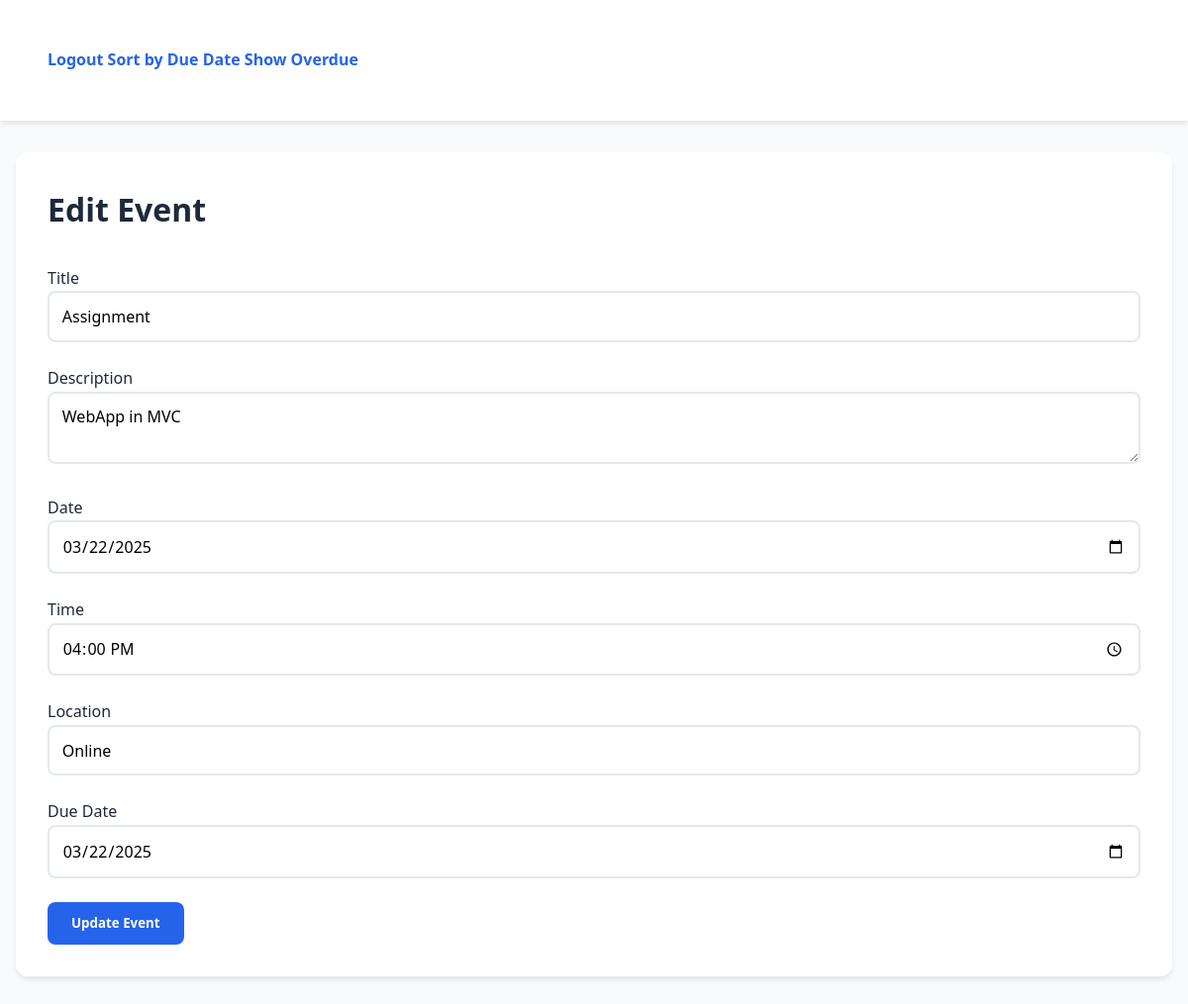
The page /edit_event/2 (signed in) on the database its author committed.
### models.py (models this page shows)
class Event(db.Model):
    id = db.Column(db.Integer, primary_key=True)
    title = db.Column(db.String(100), nullable=False)
    description = db.Column(db.Text)
    date = db.Column(db.Date)
    time = db.Column(db.Time)
    location = db.Column(db.String(100))
    order = db.Column(db.Integer, default=0)
    due_date = db.Column(db.Date)

### app.py (the view)
@app.route('/edit_event/<int:id>', methods=['GET', 'POST'])
@login_required
def edit_event(id):
    event = Event.query.get_or_404(id)
    form = EventForm()
    if form.validate_on_submit():
        event.title = form.title.data
        event.description = form.description.data
        event.date = form.date.data
        event.time = form.time.data
        event.location = form.location.data
        event.due_date = form.due_date.data
        db.session.commit()
        return redirect(url_for('view_events'))
    elif request.method == 'GET':
        form.title.data = event.title
        form.description.data = event.description
        form.date.data = event.date
        form.time.data = event.time
        form.location.data = event.location
        form.due_date.data = event.due_date
    return render_template('edit_event.html', form=form, event=event)

### forms.py
class EventForm(FlaskForm):
    title = StringField('Title', validators=[DataRequired()])
    description = TextAreaField('Description')
    date = DateField('Date', format='%Y-%m-%d', validators=[DataRequired()])
    time = TimeField('Time', format='%H:%M', validators=[DataRequired()])
    location = StringField('Location', validators=[DataRequired()])
    due_date = DateField('Due Date', format='%Y-%m-%d')

### app.py (called while the page is built)
@login_manager.user_loader
def load_user(user_id):
    return User.query.get(int(user_id))

### templates/edit_event.html (shortened to what this page needs)
{% extends "base.html" %}
{% block content %}
<div class="card">
  <h1 class="mb-2">Edit Event</h1>
  <form method="POST">
    <div class="form-group">
      {{ form.title.label }}
      {{ form.title }}
    </div>
    <div class="form-group">
      {{ form.description.label }}
      {{ form.description }}
    </div>
    <div class="form-group">
      {{ form.date.label }}
      {{ form.date }}
    </div>
    <div class="form-group">
      {{ form.time.label }}
      {{ form.time }}
    </div>
    <div class="form-group">
      {{ form.location.label }}
      {{ form.location }}
    </div>
    <div class="form-group">
      {{ form.due_date.label }}
      {{ form.due_date }}
    </div>
    <button type="submit">Update Event</button>
  </form>
</div>
{% endblock %}

### static/styles.css (style rules this page uses)
:root { --primary: #2563eb; --secondary: #4f46e5; --background: #f8fafc; --card-bg: #ffffff; --text: #1e293b; --shadow: 0 4px 6px -1px rgba(0, 0, 0, 0.1); }
* { margin: 0; padding: 0; box-sizing: border-box; font-family: 'Segoe UI', system-ui, sans-serif; }
body { background: var(--background); color: var(--text); line-height: 1.6; min-height: 100vh; }
.card { background: var(--card-bg); border-radius: 12px; padding: 2rem; box-shadow: var(--shadow); margin-bottom: 1.5rem; transition: transform 0.3s ease; }
.form-group { margin-bottom: 1.5rem; }
input, textarea, select { width: 100%; padding: 0.8rem; border: 2px solid #e2e8f0; border-radius: 8px; font-size: 1rem; transition: border-color 0.3s ease; }
button { background: var(--primary); color: white; padding: 0.8rem 1.5rem; border: none; border-radius: 8px; cursor: pointer; font-weight: 600; transition: background 0.3s ease; }
.mb-2 { margin-bottom: 2rem; }

### rows shown on the page
Event: title "Assignment", description "WebApp in MVC", date "03/22/2025", time "16:00", location "Online", due_date "03/22/2025"
